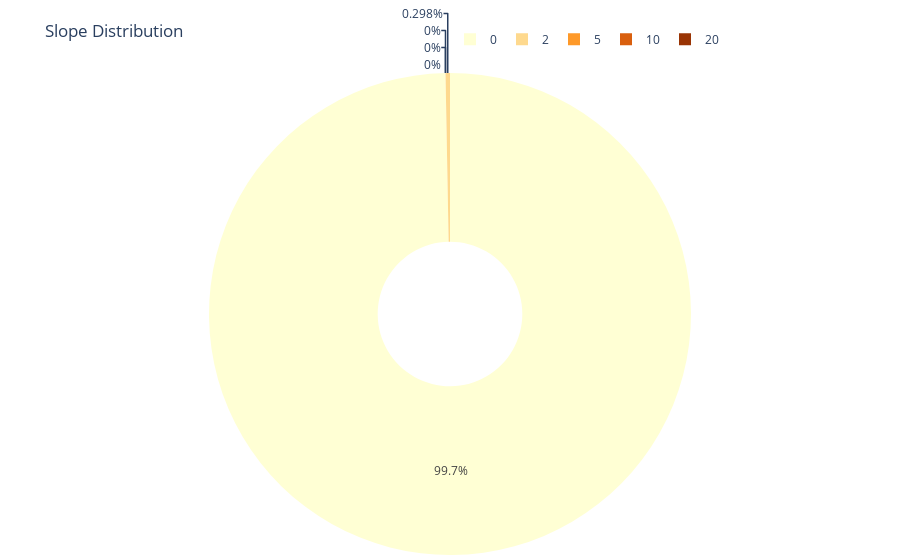

Source (notebook cell):
### Code cell
#Slope Graph
def slope_stats():
    with open("global_inputs.yml", 'r') as f:
        global_inputs = yaml.safe_load(f)
    city_inputs = global_inputs.get('city_inputs')
    if menu['elevation']:  
        slope_stats_file = Path(output_folder / f"{city}_slope.csv") 
        if not slope_stats_file.exists():  
            print("Elevation stats file does not exist.")
            return  
        slope = pd.read_csv(slope_stats_file)
        
        # Calculate the total count
        total_count = slope['Count'].sum()

        # Calculate percentage
        slope['percent'] = slope['Count'] / total_count * 100

        # Convert to numeric
        slope['percent'] = pd.to_numeric(slope['percent'], errors='coerce')

        # Drop rows with NaN values in 'legend'
        slope = slope.dropna(subset=['Bin']).copy()

        # Preprocess the data
        slope['Percent'] = (slope['percent']/100).apply(lambda x: f"{x:.0%}")
        slope['Slope'] = slope['Bin'].str.extract(r"(\d+)").astype(float)
        slope['Bin'] = pd.Categorical(slope['Bin'], categories=slope['Bin'].unique())
        
        # Define colors
        slope_colors = {
            "0-2": "#ffffd4",
            "2-5": "#fed98e",
            "5-10": "#fe9929",
            "10-20": "#d95f0e",
            "20+": "#993404"
        }

        # Plot the donut chart
        plt.figure(figsize=(8, 5))
        plt.pie(slope['percent'], labels=None, colors=slope_colors.values(), startangle=90)
        wedges, texts, autotexts = plt.pie(slope['percent'], labels=None, colors=slope_colors.values(), startangle=90, autopct='%1.0f%%')

        plt.title("Slope Distribution")
        plt.legend(slope['Slope'], loc="center left", bbox_to_anchor=(1, 0, 0.5, 1))
        # Add percentage labels
        for autotext, pct in zip(autotexts, slope['percent']):
            if pct < 3:
                autotext.set_text('')  # Hide labels for slices with percentage < 5%
            else:
                autotext.set_color('black')
                autotext.set_size(10)
                autotext.set_text(f"{pct:.0f}%")  # Display only percentage
        # Save the plot
        render_path = os.path.join(render_folder, f"{city}_slope.png")
        plt.savefig(render_path, bbox_inches='tight')
        plt.close()

        # Plotly
        fig = px.pie(slope, values='percent', names='Slope', hole=0.3,
                    color_discrete_sequence=list(slope_colors.values()), 
                    title="Slope Distribution", 
                    labels={'percent': 'Percentage', 'Slope': 'Slope Range'},
                    template='plotly_white')

        # Update layout
        fig.update_layout(legend=dict(orientation="h", x=0.5, y=1.1),
                        margin=dict(l=0, r=0, t=50, b=0))
        fig.show()
        fig.write_html(render_path.replace('.png', '.html'),full_html=False, include_plotlyjs='cdn')

        # Print the highest percentage value and consequent class
        max_percent_index = slope['percent'].idxmax()
        highest_percent_row = slope.loc[max_percent_index]
        print(f"Highest percentage entry for Slope is {highest_percent_row['Percent']} in the bin range {highest_percent_row['Bin']}")

### Figure 1 — Plotly figure (JSON) as saved in the notebook; plotly's stock layout.template omitted (floating-point values rounded to 4 significant figures)
{"data": [{"domain": {"x": [0, 1], "y": [0, 1]}, "hole": 0.3, "hovertemplate": "Slope Range=%{label}<br>Percentage=%{value}<extra></extra>", "labels": [0, 2, 5, 10, 20], "legendgroup": "", "name": "", "showlegend": true, "type": "pie", "values": [99.7, 0.2977, 0, 0, 0]}], "layout": {"legend": {"orientation": "h", "tracegroupgap": 0, "x": 0.5, "y": 1.1}, "margin": {"b": 0, "l": 0, "r": 0, "t": 50}, "piecolorway": ["#ffffd4", "#fed98e", "#fe9929", "#d95f0e", "#993404"], "title": {"text": "Slope Distribution"}}}
